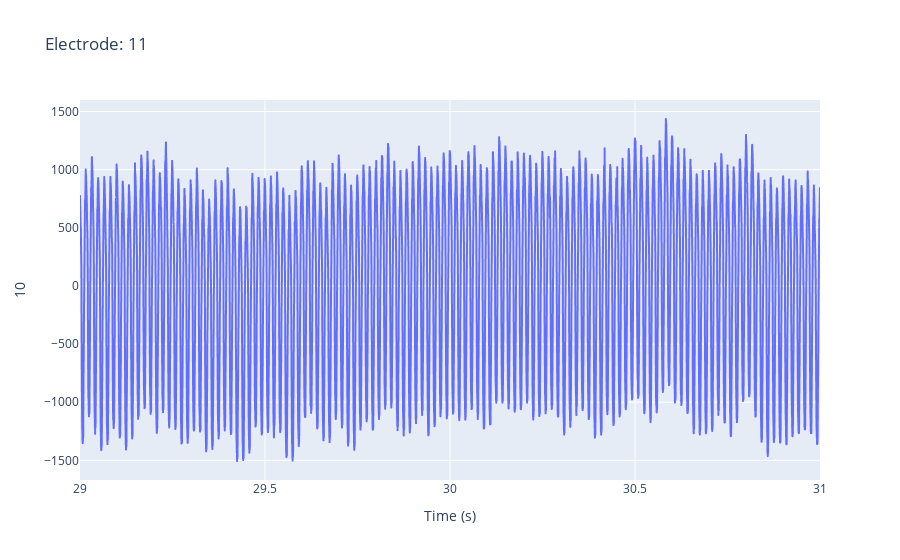
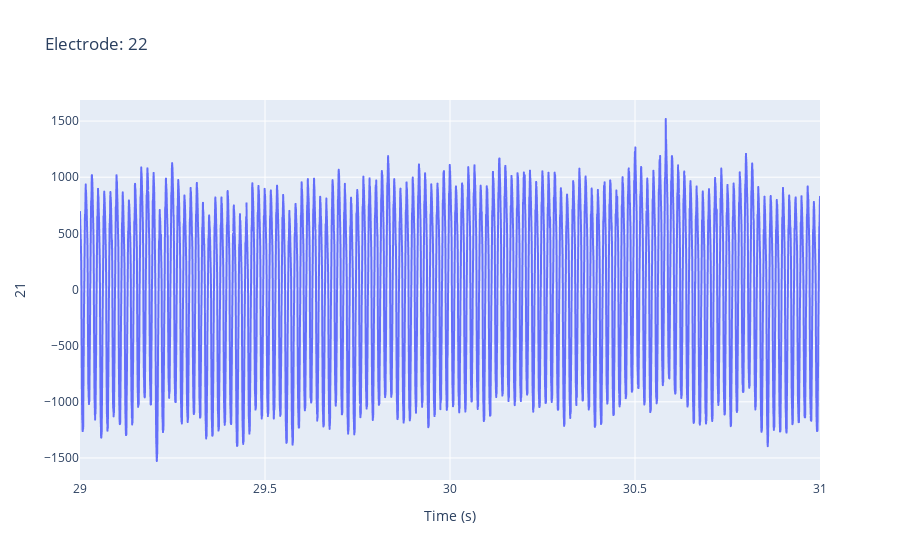
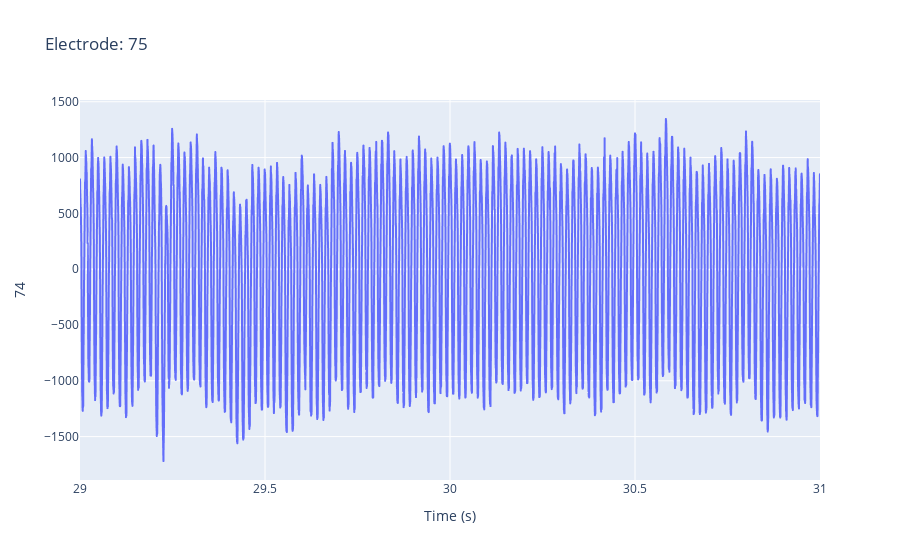
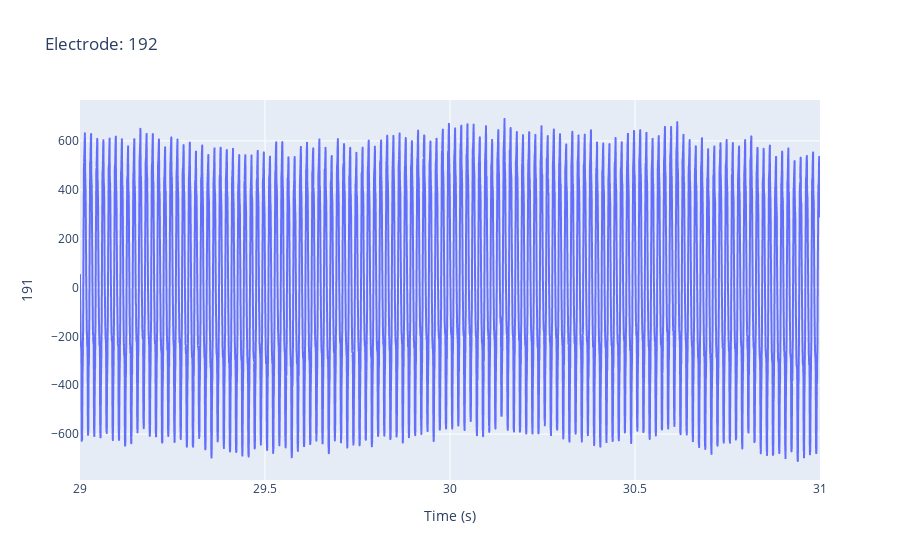

Here is the notebook cell these charts were saved with, in order:
### Code cell
data = data
sample_rate = sample_rate
startValue = 29*4000
endValue = 31*4000
electrodes = [11, 22, 75, 192] 

HL.specificPlot(data, sample_rate, startValue, endValue, electrodes)

### Figure 1 — Plotly figure (JSON) as saved in the notebook; plotly's stock layout.template omitted (floating-point values rounded to 4 significant figures; data arrays with more than 128 entries replaced by an {"elided": "..."} marker saying what was removed)
{"data": [{"hovertemplate": "Time (s)=%{x}<br>10=%{y}<extra></extra>", "legendgroup": "", "line": {"color": "#636efa", "dash": "solid"}, "marker": {"symbol": "circle"}, "mode": "lines", "name": "", "showlegend": false, "type": "scattergl", "x": {"elided": "8000 float values"}, "xaxis": "x", "y": {"elided": "8000 float values"}, "yaxis": "y"}], "layout": {"autosize": true, "legend": {"tracegroupgap": 0}, "title": {"text": "Electrode: 11"}, "xaxis": {"anchor": "y", "autorange": true, "domain": [0, 1], "range": [29, 31], "title": {"text": "Time (s)"}, "type": "linear"}, "yaxis": {"anchor": "x", "autorange": true, "domain": [0, 1], "range": [-1669.0, 1599.0], "title": {"text": "10"}, "type": "linear"}}}

### Figure 2 — Plotly figure (JSON) as saved in the notebook; plotly's stock layout.template omitted (floating-point values rounded to 4 significant figures; data arrays with more than 128 entries replaced by an {"elided": "..."} marker saying what was removed)
{"data": [{"hovertemplate": "Time (s)=%{x}<br>21=%{y}<extra></extra>", "legendgroup": "", "line": {"color": "#636efa", "dash": "solid"}, "marker": {"symbol": "circle"}, "mode": "lines", "name": "", "showlegend": false, "type": "scattergl", "x": {"elided": "8000 float values"}, "xaxis": "x", "y": {"elided": "8000 float values"}, "yaxis": "y"}], "layout": {"autosize": true, "legend": {"tracegroupgap": 0}, "title": {"text": "Electrode: 22"}, "xaxis": {"anchor": "y", "autorange": true, "domain": [0, 1], "range": [29, 31], "title": {"text": "Time (s)"}, "type": "linear"}, "yaxis": {"anchor": "x", "autorange": true, "domain": [0, 1], "range": [-1696.0, 1687.0], "title": {"text": "21"}, "type": "linear"}}}

### Figure 3 — Plotly figure (JSON) as saved in the notebook; plotly's stock layout.template omitted (floating-point values rounded to 4 significant figures; data arrays with more than 128 entries replaced by an {"elided": "..."} marker saying what was removed)
{"data": [{"hovertemplate": "Time (s)=%{x}<br>74=%{y}<extra></extra>", "legendgroup": "", "line": {"color": "#636efa", "dash": "solid"}, "marker": {"symbol": "circle"}, "mode": "lines", "name": "", "showlegend": false, "type": "scattergl", "x": {"elided": "8000 float values"}, "xaxis": "x", "y": {"elided": "8000 float values"}, "yaxis": "y"}], "layout": {"autosize": true, "legend": {"tracegroupgap": 0}, "title": {"text": "Electrode: 75"}, "xaxis": {"anchor": "y", "autorange": true, "domain": [0, 1], "range": [29, 31], "title": {"text": "Time (s)"}, "type": "linear"}, "yaxis": {"anchor": "x", "autorange": true, "domain": [0, 1], "range": [-1889.0, 1516.0], "title": {"text": "74"}, "type": "linear"}}}

### Figure 4 — Plotly figure (JSON) as saved in the notebook; plotly's stock layout.template omitted (floating-point values rounded to 4 significant figures; data arrays with more than 128 entries replaced by an {"elided": "..."} marker saying what was removed)
{"data": [{"hovertemplate": "Time (s)=%{x}<br>191=%{y}<extra></extra>", "legendgroup": "", "line": {"color": "#636efa", "dash": "solid"}, "marker": {"symbol": "circle"}, "mode": "lines", "name": "", "showlegend": false, "type": "scattergl", "x": {"elided": "8000 float values"}, "xaxis": "x", "y": {"elided": "8000 float values"}, "yaxis": "y"}], "layout": {"autosize": true, "legend": {"tracegroupgap": 0}, "title": {"text": "Electrode: 192"}, "xaxis": {"anchor": "y", "autorange": true, "domain": [0, 1], "range": [29, 31], "title": {"text": "Time (s)"}, "type": "linear"}, "yaxis": {"anchor": "x", "autorange": true, "domain": [0, 1], "range": [-788.0, 767.7], "title": {"text": "191"}, "type": "linear"}}}
